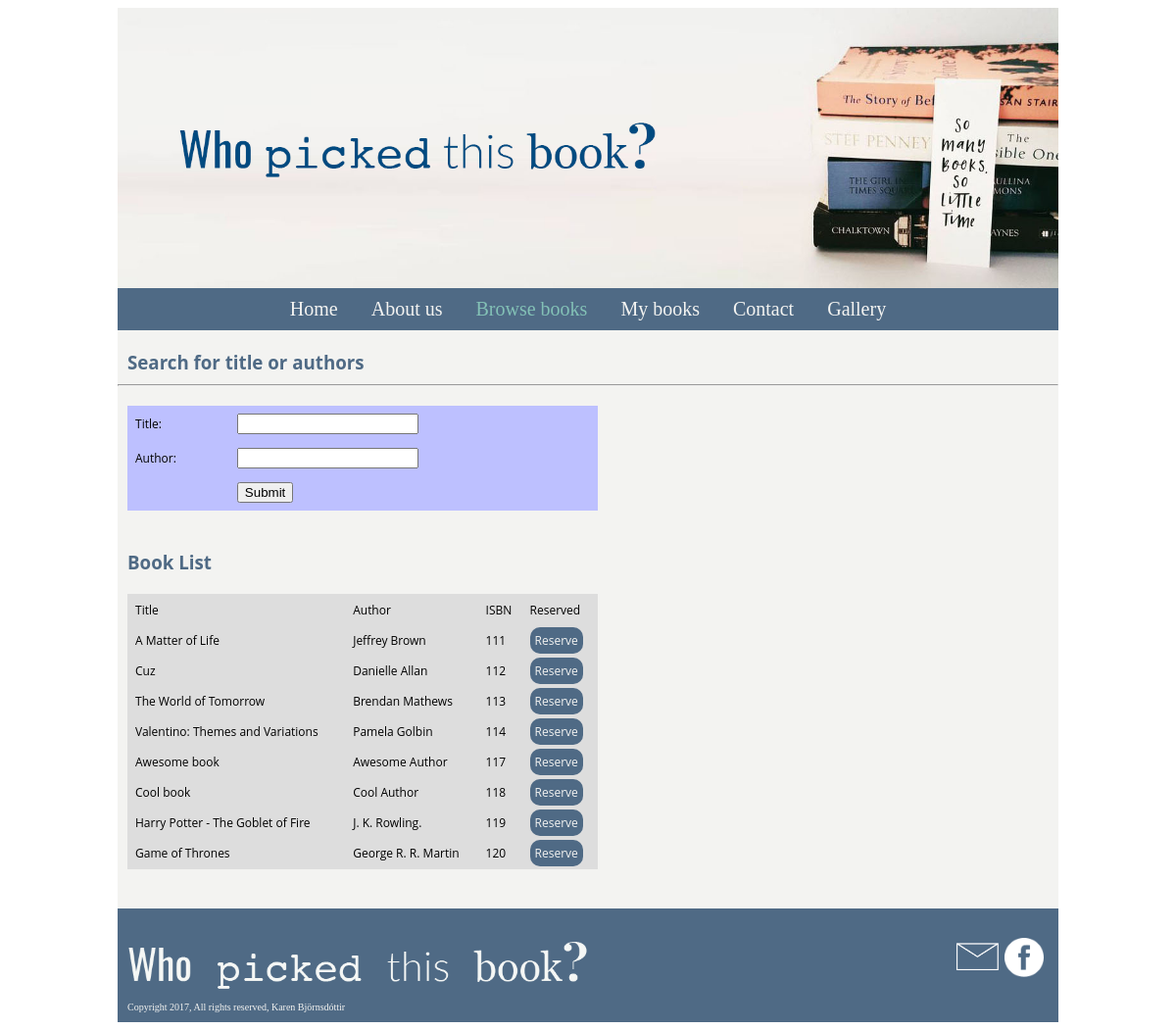
The page /Browse.php on the database its author committed.
### tables this page shows
CREATE TABLE `Book` (
  `bookid` int(14) NOT NULL,
  `Title` varchar(255) DEFAULT NULL,
  `Pages` int(11) DEFAULT NULL,
  `YearPubl` int(11) DEFAULT NULL,
  `PublCo` varchar(255) DEFAULT NULL,
  `EditionNr` int(11) DEFAULT NULL,
  `Author` varchar(255) DEFAULT NULL,
  `Reserved` tinyint(1) DEFAULT NULL
);

### config.php (called while the page is built, shortened)
<?php
$url = $_SERVER['REQUEST_URI'];
$strings = explode('/', $url);
$current_page = end($strings);
?>

### Browse.php (the view, shortened to what this page needs)
<?php include('config.php'); ?>
<?php include("header.php"); ?>
<div id='browseContent'>
    <h3>Search for title or authors</h3>
        <hr>
           <form action="Browse.php" method="POST">
               <table bgcolor="#bdc0ff" cellpadding="6">
                   <tbody>
                       <tr>
                           <td>Title:</td>
                           <td><INPUT type="text" name="searchtitle"></td>
                       </tr>
                       <tr>
                           <td>Author:</td>
                           <td><INPUT type="text" name="searchauthor"></td>
                       </tr>
                       <tr>
                           <td></td>
                           <td><INPUT type="submit" name="submit" value="Submit"></td>
                       </tr>
                   </tbody>
               </table>
            </form>
            <h3>Book List</h3>
<?php
    @ $db = new mysqli($dbserver, $dbuser, $dbpass, $dbname);
    $query = "SELECT bookid, Author, Title FROM Book";
        $stmt = $db->prepare($query);
        $stmt->bind_result($bookid, $Author, $Title);
        $stmt->execute();
    echo '<table bgcolor="#dddddd" cellpadding="6">';
    echo '<tr><b><td>Title</td> <td>Author</td> <td>ISBN</td> <td>Reserved</td> </b> </tr>';
    while ($stmt->fetch()) {
        if($Reserved==1){
            $Reserved="Yes";
            echo "<tr>";
            echo "<td>$Title</td> <td>$Author</td><td>$bookid</td>";
            echo '<td><a href="reserveBook.php?bookid=' . urlencode($bookid) . '"> Reserve </a></td>';
            echo "</tr>";
        }else{
                echo "<tr>";
                echo "<td>$Title</td> <td>$Author</td><td>$bookid</td>";
                echo '<td><a href="reserveBook.php?bookid=' . urlencode($bookid) . '"> Reserve </a></td>';
                echo "</tr>";
        }
    }
        echo "</table>";
?>
</div>
<?php include("footer.php"); ?>

### header.php (shortened to what this page needs)
<!DOCTYPE html>
<html lang="en">
    <head>
        <link href="main.css" rel="stylesheet" type="text/css" >
    </head>
    <body>
        <div id='container'>
            <header>
                <img src='d407ee87ac7a00479c3006c928c4ea55.png' id='headerimg'>
                <nav id='mainnav'>
                    <ul>
                        <li><a class="<?php echo ($current_page == 'index.php' || $current_page == '') ? 'active': NULL ?>" href='index.php'>Home</a></li>
                        <li><a class="<?php echo ($current_page == 'Aboutus.php' || $current_page == '') ? 'active': NULL ?>" href='Aboutus.php'>About us</a></li>
                        <li><a class="<?php echo ($current_page == 'Browse.php' || $current_page == '') ? 'active': NULL ?>" href='Browse.php'>Browse books</a></li>
                        <li><a class="<?php echo ($current_page == 'Mybooks.php' || $current_page == '') ? 'active': NULL ?>" href='Mybooks.php'>My books</a></li>
                        <li><a class="<?php echo ($current_page == 'Contact.php' || $current_page == '') ? 'active': NULL ?>" href='Contact.php'>Contact</a></li>
                        <li><a class="<?php echo ($current_page == 'gallery.php' || $current_page == '') ? 'active': NULL ?>" href='gallery.php'>Gallery</a></li>
                    </ul>
                </nav>
            </header>

### footer.php
        <footer>
               <div id='footerimgdiv'>
                   <div id='logodiv'>
                        <img src='whopickedthisbook.png' id='footerimg'>
                    </div>
                <div id="icondiv">
						<ul>
							<li>
								<a href="#"> <img src="facebookicon.png" id='iconface'>
								</a>
							</li>
							<li>
								<a href="#"> <img src="mail.png" id='iconmail'>
								</a>
							</li>
						</ul>
					</div>
                </div>
                <p>Copyright 2017, All rights reserved, Karen Björnsdóttir
                </p>
            </footer>
        </div>
    </body>
</html>

### main.css (style rules this page uses)
#container { margin: 0 auto; width: 960px; background-color: #f3f3f1; }
header { margin-bottom: 20px; }
#headerimg { width: 100%; margin-bottom: -4px; position: relative; }
#mainnav { font-family: 'Lao MN'; text-align: center; background-color: #4f6a85; padding: 10px; }
#mainnav ul { margin: 0; padding: 0; }
#mainnav ul li { display: inline; list-style: none; padding: 15px; }
#mainnav ul li a { text-decoration: none; color: #f3f3f1; font-size: 20px; }
#mainnav a.active { color: #83c1b6; }
h3 { color: #4f6a85; font-family: 'Open Sans'; margin: 20px 10px 10px; }
p { margin: 0; font-family: 'Playfair Display'; }
table { width: 50%; font-family: 'Open Sans'; margin: 20px 10px 40px; }
table tr td { font-size: 12px; }
td a { text-decoration: none; color: #f3f3f1; background-color: #4f6a85; padding: 5px; border-radius: 10px; text-align: center; }
footer { padding: 30px 10px 10px; background-color: #4f6a85; }
#footerimgdiv { overflow: hidden; }
#footerimg { width: 100%; }
#footerimgdiv ul { list-style: none; margin: 0; padding: 0; }
#logodiv { float: left; width: 50%; }
#icondiv { float: right; text-align: right; }
#icondiv ul li { float: right; width: 15%; padding: 0 5px; }
#iconface { width: 100%; }
#iconmail { width: 110%; padding-top: 5px; }
footer p { font-family: 'Playfair Display'; color: #f3f3f1; font-size: 10px; }

### rows shown on the page
book: Title "A Matter of Life", Author "Jeffrey Brown", bookid "111"
book: Title "Cuz", Author "Danielle Allan", bookid "112"
book: Title "The World of Tomorrow", Author "Brendan Mathews", bookid "113"
book: Title "Valentino: Themes and Variations", Author "Pamela Golbin", bookid "114"
book: Title "Awesome book", Author "Awesome Author", bookid "117"
book: Title "Cool book", Author "Cool Author", bookid "118"
book: Title "Harry Potter - The Goblet of Fire", Author "J. K. Rowling.", bookid "119"
book: Title "Game of Thrones", Author "George R. R. Martin", bookid "120"
